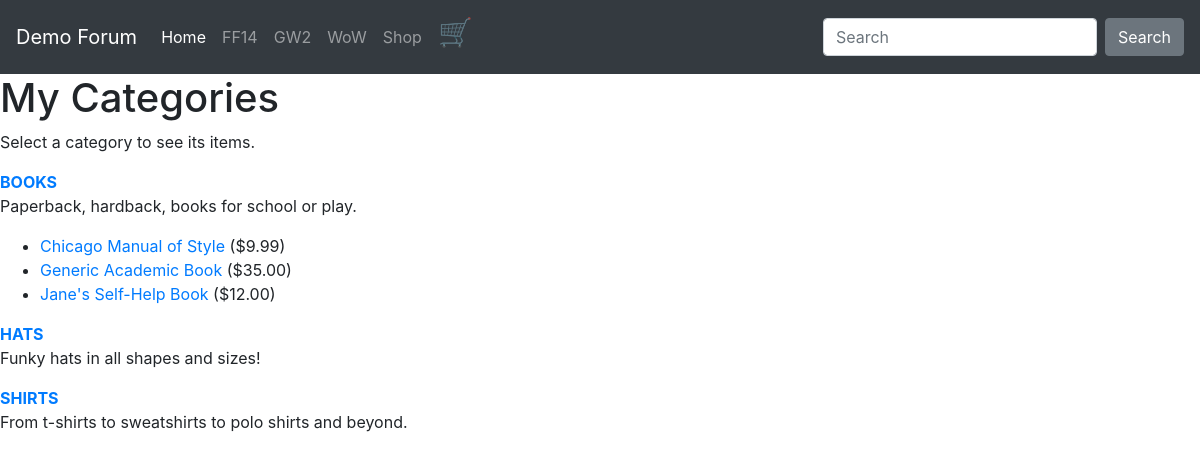
Screenshot of /seestore.php?cat_id=3 with the database file from the repository.
### tables this page shows
CREATE TABLE IF NOT EXISTS `store_categories` (
  `id` int(11) NOT NULL AUTO_INCREMENT,
  `cat_title` varchar(50) DEFAULT NULL,
  `cat_desc` text,
  PRIMARY KEY (`id`),
  UNIQUE KEY `cat_title` (`cat_title`)
);

CREATE TABLE IF NOT EXISTS `store_items` (
  `id` int(11) NOT NULL AUTO_INCREMENT,
  `cat_id` int(11) NOT NULL,
  `item_title` varchar(75) DEFAULT NULL,
  `item_price` float(8,2) DEFAULT NULL,
  `item_desc` text,
  `item_image` varchar(50) DEFAULT NULL,
  `item_stock` int(11) NOT NULL,
  PRIMARY KEY (`id`)
);

### seestore.php (the view, shortened to what this page needs)
<?php
include 'ch21_include.php';
$display_block = "<h1>My Categories</h1>
<p>Select a category to see its items.</p>";
$get_cats_sql = "SELECT id, cat_title, cat_desc FROM store_categories ORDER BY cat_title";
$get_cats_res = mysqli_query($mysqli, $get_cats_sql)
or die(mysqli_error($mysqli));
if (mysqli_num_rows($get_cats_res) < 1) {
	$display_block = "<p><em>Sorry, no categories to browse.</em></p>";
} else {
	while ($cats = mysqli_fetch_array($get_cats_res)) {
		$cat_id = $cats['id'];
		$cat_title = strtoupper(stripslashes($cats['cat_title']));
		$cat_desc = stripslashes($cats['cat_desc']);
		$display_block .= "<p><strong><a href=\"".$_SERVER['PHP_SELF'].
			"?cat_id=".$cat_id."\">".$cat_title."</a></strong><br/>"
			.$cat_desc."</p>";
		if (isset($_GET['cat_id']) && ($_GET['cat_id'] == $cat_id)) {
			$get_items_sql = "SELECT id, item_title, item_price FROM store_items WHERE
				cat_id = '".$cat_id."' ORDER BY item_title";
			$get_items_res = mysqli_query($mysqli, $get_items_sql)
			or die(mysqli_error($mysqli));
			if (mysqli_num_rows($get_items_res) < 1) {
				$display_block = "<p><em>Sorry, no items in this category.</em></p>";
		} else {
			$display_block .= "<ul>";
			while ($items = mysqli_fetch_array($get_items_res)) {
				$item_id = $items['id'];
				$item_title = stripslashes($items['item_title']);
				$item_price = $items['item_price'];
				$display_block .= "<li><a
				href=\"showitem.php?item_id=".
				$item_id."\">".$item_title."</a>
				(\$".$item_price.")</li>";
			}
			$display_block .= "</ul>";
		}
		}
	}
}
?>
<!DOCTYPE html>
<html>
<head>
    <link rel="stylesheet" href="https://stackpath.bootstrapcdn.com/bootstrap/4.3.1/css/bootstrap.min.css">
    <link rel="stylesheet" href="css/app.css">
</head>
<body>
<?php
include 'layouts/navbar.php';
?>
<?php echo $display_block; ?>
</body>
</html>

### rows the page displays
store_categories: cat_title "BOOKS", cat_desc "Paperback, hardback, books for school or play."
store_items: item_title "Chicago Manual of Style", item_price "9.99"
store_items: item_title "Generic Academic Book", item_price "35.00"
store_items: item_title "Jane's Self-Help Book", item_price "12.00"
store_categories: cat_title "HATS", cat_desc "Funky hats in all shapes and sizes!"
store_categories: cat_title "SHIRTS", cat_desc "From t-shirts to sweatshirts to polo shirts and beyond."
